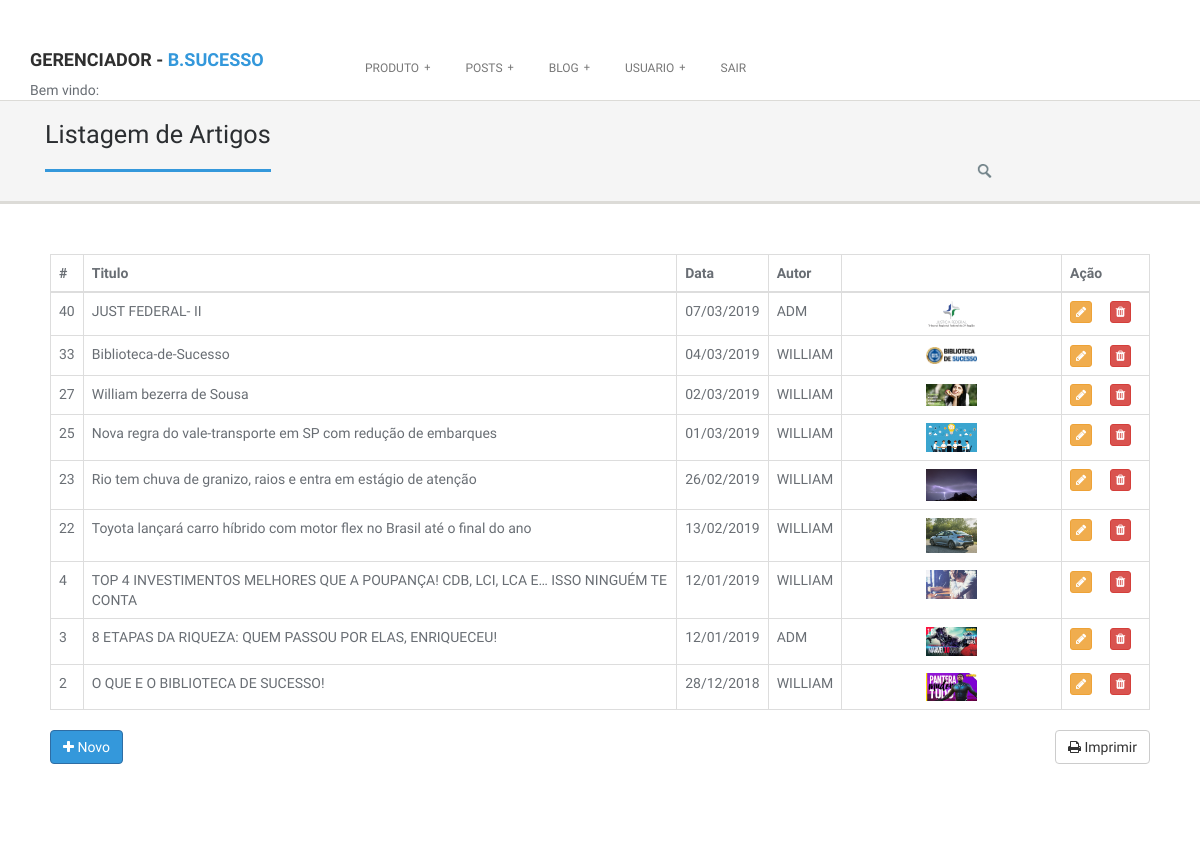
The page /gerenciador.php?pagina=listBlog on the database its author committed.
### tables this page shows
CREATE TABLE `blog` (
  `idblog` int(11) NOT NULL AUTO_INCREMENT,
  `dtpublica` varchar(10) NOT NULL,
  `titulo` varchar(200) NOT NULL,
  `conteudo` longtext NOT NULL,
  `linckimagem1blog` longtext NOT NULL,
  `linckvendablog` longtext,
  `fklogin` int(11) NOT NULL,
  PRIMARY KEY (`idblog`),
  KEY `blog_login_idx` (`fklogin`),
  CONSTRAINT `blog_login` FOREIGN KEY (`fklogin`) REFERENCES `login` (`idlogin`)
);

### class/listarBlog.class.php (the view, shortened to what this page needs)
<?PHP
function listar($limit){
	include ("mysql.class.php");
	$query		= mysqli_query( $conn,"SELECT idblog, dtpublica, titulo, conteudo, linckimagem1blog, linckvendablog, login.nome ,login.usuario, login.imgusu
										FROM blog
										inner join login on login.idlogin = blog.fklogin
										ORDER BY idblog desc") or die (mysqli_error ($conn));
	for( $i = 0; mysqli_num_rows( $query ) > $i ; $i++ ){
		$result	= mysqli_fetch_array($query);
		 $data = date('d/m/Y', strtotime($result["dtpublica"]));
		$html = '
						<tr>
                        <td>'.$result["idblog"].'</td>
                        <td >'.$result["titulo"].'</td>
                        <td >'.$data.'</td>
                        <td >'.$result["usuario"].'</td>
						<td width="20%" align="center"> <img  src="img/blog/'.$result["linckimagem1blog"].'" width="25%" >  </td>
						<td width="8%">
				<button type="button" class="btn btn-xs btn-warning" data-toggle="modal"
				data-target="#exampleModal'.$result["idblog"].'" ><i class="fa fa-pencil" title="EDITAR"></i></button>
				<button type="button" class="btn btn-xs btn-danger" data-toggle="modal"
				data-target="#excluirModal'.$result["idblog"].'" ><i class="fa fa-trash" title="EXCLUIR"></i></button>
			</td>
                         </tr>
		<div class="modal fade" id="exampleModal'.$result["idblog"].'" tabindex="-1" role="dialog" aria-labelledby="exampleModalLabel">
					<input type="text" class="form-control" id="nome" name="nome" value="'.$result["nome"].'" disabled>
				 <img class="aligncenter" width="25%" height="90%" src="img/usuario/'.$result["imgusu"].'" alt="">
					<input type="date" class="form-control" id="data" name="data" value="'.$result["dtpublica"].'">
					<input type="text" class="form-control" id="titulo" name="titulo" value="'.$result["titulo"].'">
				<textarea style="width: 100%; height: 200px; font-size: 50px; line-height: 50px; border: 50px solid #dddddd; padding: 50px;" name="sobrep"  > '.$result["conteudo"].'
				</textarea>
					<input type="text" class="form-control" id="venda" name="venda" value="'.$result["linckvendablog"].'">
				 <img class="aligncenter" width="40%" height="90%" src="img/blog/'.$result["linckimagem1blog"].'" alt="">
					<input type="hidden" class="form-control" id="idblog"  name="idblog" value="'.$result["idblog"].'">
		</div>
		<div class="modal fade" id="excluirModal'. $result["idblog"].'" tabindex="-1" role="dialog" aria-labelledby="exampleModalLabel">
					<input type="text" class="form-control" id="titulo" name="titulo" value="'.$result["titulo"].'" disabled>
					<input type="hidden" class="form-control" id="idblog"  name="idblog" value="'.$result["idblog"].'">
		</div>
		';
		echo $html;
	}
}
?>

### gerenciador.php (shortened to what this page needs)
<!DOCTYPE html>
<html lang="en">
<head>
  <link href="lib/bootstrap/css/bootstrap.min.css" rel="stylesheet">
  <link href="lib/font-awesome/css/font-awesome.min.css" rel="stylesheet">
  <link href="lib/prettyphoto/css/prettyphoto.css" rel="stylesheet">
  <link href="lib/hover/hoverex-all.css" rel="stylesheet">
  <link href="lib/jetmenu/jetmenu.css" rel="stylesheet">
  <link href="lib/owl-carousel/owl-carousel.css" rel="stylesheet">
  <link href="css/style.css" rel="stylesheet">
  <link rel="stylesheet" href="css/colors/blue.css">
</head>
<body>
  <header class="header">
    <div class="container">
      <div class="site-header clearfix">
        <div class="col-lg-3 col-md-3 col-sm-12 title-area">
          <div class="site-title" id="title">
            <a href="gerenciador.php" title="">
              <h4>GERENCIADOR - <span>B.SUCESSO</span></h4>
            </a>
				  Bem vindo: <b><?=$_SESSION['user'] ?></b>
          </div>
        </div>
        <div class="col-lg-9 col-md-12 col-sm-12">
          <div id="nav" class="right">
            <div class="container clearfix">
              <ul id="jetmenu" class="jetmenu blue">
                <li><a href="#">Produto</a>
                </li>
                <li><a href="#">Posts</a>
                </li>
                <li><a href="#">Blog</a>
                </li>
                <li><a href="#">Usuario</a>
                </li>
                <li><a href="?logout=1">SAIR</a>
                </li>
              </ul>
            </div>
          </div>
        </div>
      </div>
    </div>
  </header>
			<?php
				$pag	= @$_GET['pagina'];
				$pasta	= "pages";
					if( !isset($pag) ){
						include $pasta."/"."inicioG.html";
					}
					else{
						include $pasta."/".$pag.".html";
					}
			?>
</body>
</html>

### css/style.css (style rules this page uses)
* { margin: 0; padding: 0px; font-family: 'Ruda', sans-serif; }
body { background: #f8f8f8; margin: 0; height: 100%; z-index: 1000; color: #696E74; }
h1, h2, h3, h4, h5, h6 { font-family: 'Ruda', sans-serif; font-weight: 700; }
html, body { height: 100%; }
img { height: auto; max-width: 100%; }
*, *:after, *:before { -webkit-box-sizing: border-box; -moz-box-sizing: border-box; box-sizing: border-box; padding: 0; margin: 0; }
a { padding: 0; margin: 0; text-decoration: none; -webkit-transition: background-color .4s linear, color .4s linear; -moz-transition: background-color .4s linear, color .4s linear; -o-transition: background-color .4s linear, color .4s linear; -ms-transition: background-color .4s linear, color .4s linear; transition: background-color .4s linear, color .4s linear; }
p, pre, ul, ol, dl, dd, blockquote, address, table, fieldset, form, { margin-bottom: 20px; }
ul, ol, dl { margin-left: 30px; }
ul, ol, dl { margin-bottom: 1.25em; font-family: inherit; }
ul, ol { margin-left: 0; }
section::before, section::after { position: absolute; content: ''; pointer-post-wraps: none; }
.post-wrapper-top { background-color: #F5F5F5; bottom: 0; left: 0; right: 0; top: 0; z-index: 0; border-bottom: 3px solid #DCDBD7; margin-bottom: 0; padding: 0; position: relative; text-align: left; }
.post-wrapper-top h2 { border-bottom: 3px solid #fff; display: inline-block; font-weight: 500; font-size: 1.8em; padding: 0 0 20px; color: #2B2E31; position: relative; margin-bottom: -3px; }
.search-bar { padding: 0; width: 190px; height: 40px; float: right; position: relative; display: inline-block; background: url("../img/search.png") left top no-repeat; margin-top: 60px; }
.header { background: #ffffff; display: block; border-bottom: 1px solid #DCDBD7; position: relative; z-index: 99; }
.site-header { padding: 40px 0 0; }
.site-title h4 { font-weight: 900; color: #2f2f2f; }
.title-area { padding: 0; display: block; position: relative; overflow: hidden; }
#nav { margin-top: 0; }
#nav .container { width: inherit; }
.section4, .section1 { background: #ffffff; padding: 30px 0; }
.content { padding: 20px 20px 60px 20px; }
section { overflow: hidden; }

### css/colors/blue.css (style rules this page uses)
.pagination > li > a:hover, .pagination > li > span:hover, .pagination > li > a:focus, .pagination > li > span:focus, .list-group-item.active, .list-group-item.active:hover, .list-group-item.active:focus, .panel-primary > .panel-heading, .breadcrumb, blockquote, blockquote.pull-right, .nav .open > a, .nav .open > a:hover, .nav .open > a:focus, .form-control:focus, .nav .open > a, .nav .open > a:hover, a.thumbnail:hover, .nav-tabs.nav-stacked > li > a, .owl-carousel .item a div span, a.thumbnail:focus, .post-wrapper-top h2, .nav .open > a:focus, #volume, .title:before, .post-meta a:hover, .title:after { border-color:#3498db }
.site-title span, .text-primary, .panel-primary > .panel-heading, .navbar-inverse .dropdown-menu > li > a:hover, .navbar-inverse .dropdown-menu > li > a:focus, .nav > li > a:hover, .nav > li > a:focus, .accordion-heading .accordion-toggle > em, .message span, .services_lists_boxes_icon:after, #cp-nav a:hover, #cp-nav .hover > a, #cp-nav .current > a, #cp-nav .hover > a a:after, #cp-nav .current a:after, a.list-group-item.active > .badge, .nav-pills > .active > a > .badge, a, .rating i, .btn-link, .dropdown-menu > li > a:hover, .dropdown-menu > li > a:focus, .dropdown-menu > .active > a, .dropdown-menu > .active > a:hover, .dropdown-menu > .active > a:focus, .nav > li > a:hover, .nav > li > a:focus, .check li:before, .highlight, .required, .pricing li:before, .theme_details h3, .theme_overviews .icon-container i, .jetmenu li > .megamenu i, .top-bar-section ul li:hover > a, .top-bar-section ul li.active > a, .recent_posts li a.readmore { color:#3498db; }

### rows shown on the page
blog: idblog "40", titulo "JUST FEDERAL- II", dtpublica "07/03/2019", fklogin.usuario "ADM", linckimagem1blog (picture)
blog: idblog "33", titulo "Biblioteca-de-Sucesso", dtpublica "04/03/2019", fklogin.usuario "WILLIAM", linckimagem1blog (picture)
blog: idblog "27", titulo "William bezerra de Sousa", dtpublica "02/03/2019", fklogin.usuario "WILLIAM", linckimagem1blog (picture)
blog: idblog "25", titulo "Nova regra do vale-transporte em SP com redução de embarques", dtpublica "01/03/2019", fklogin.usuario "WILLIAM", linckimagem1blog (picture)
blog: idblog "23", titulo "Rio tem chuva de granizo, raios e entra em estágio de atenção", dtpublica "26/02/2019", fklogin.usuario "WILLIAM", linckimagem1blog (picture)
blog: idblog "22", titulo "Toyota lançará carro híbrido com motor flex no Brasil até o final do ano", dtpublica "13/02/2019", fklogin.usuario "WILLIAM", linckimagem1blog (picture)
blog: idblog "4", titulo "TOP 4 INVESTIMENTOS MELHORES QUE A POUPANÇA! CDB, LCI, LCA E… ISSO NINGUÉM TE CONTA", dtpublica "12/01/2019", fklogin.usuario "WILLIAM", linckimagem1blog (picture)
blog: idblog "3", titulo "8 ETAPAS DA RIQUEZA: QUEM PASSOU POR ELAS, ENRIQUECEU!", dtpublica "12/01/2019", fklogin.usuario "ADM", linckimagem1blog (placeholder picture)
blog: idblog "2", titulo "O QUE E O BIBLIOTECA DE SUCESSO!", dtpublica "28/12/2018", fklogin.usuario "WILLIAM", linckimagem1blog (placeholder picture)
